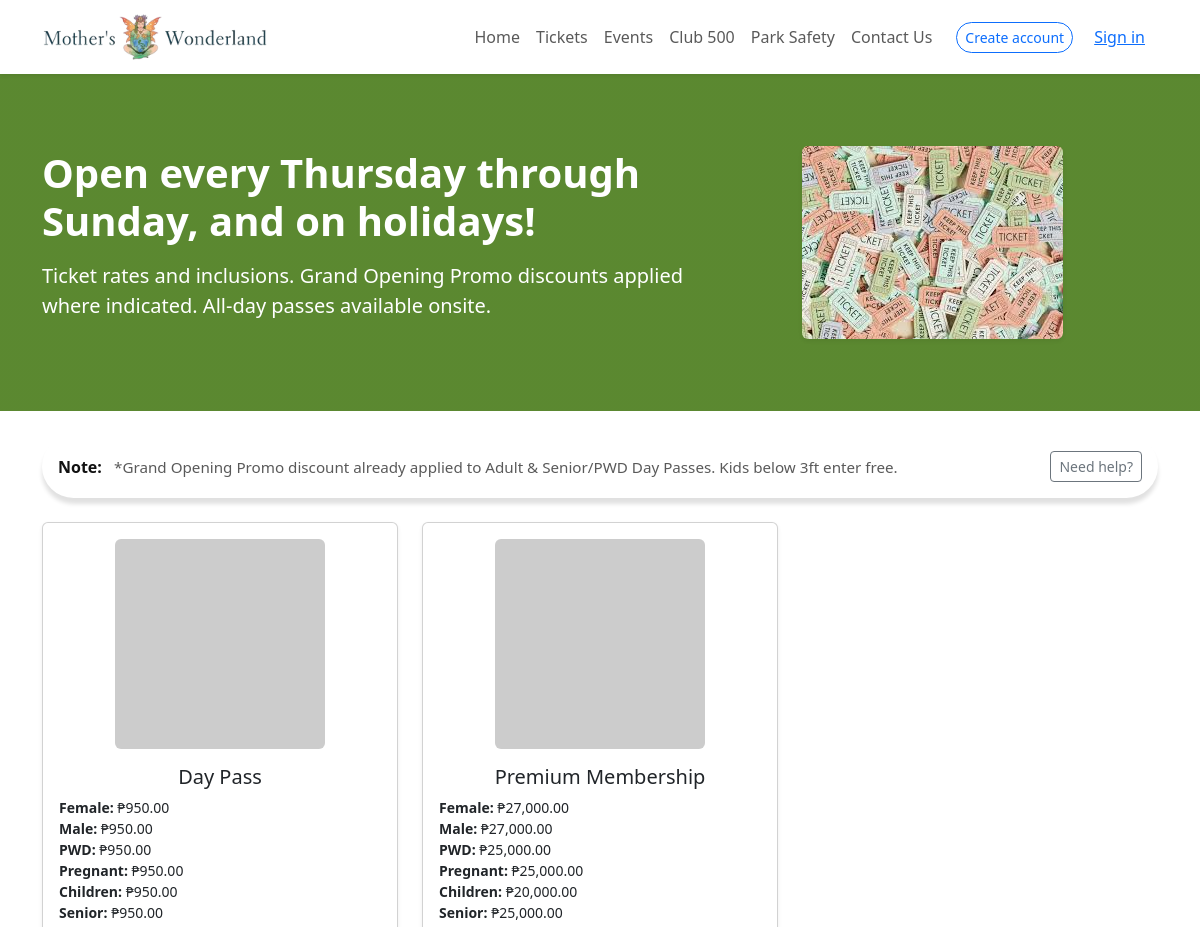
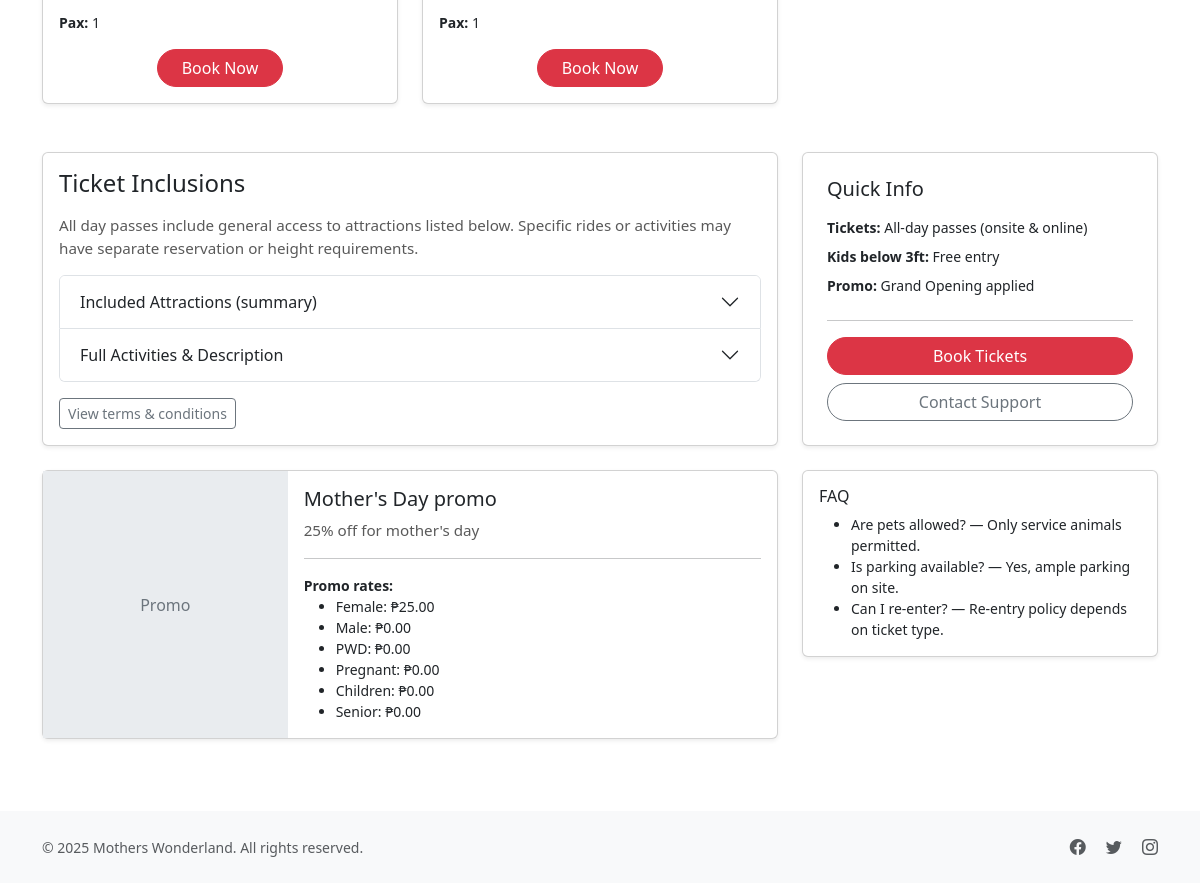
The app's page /rates.php with its own data (2 pictures, top to bottom).
### tables this page shows
CREATE TABLE `subscriptions` (
  `id` int(11) NOT NULL,
  `name` varchar(100) NOT NULL,
  `description` text DEFAULT NULL,
  `price` varchar(255) NOT NULL,
  `pax` int(11) DEFAULT 1,
  `capacity` int(11) NOT NULL DEFAULT 0,
  `type` varchar(50) DEFAULT NULL,
  `created_at` timestamp NOT NULL DEFAULT current_timestamp(),
  `updated_at` timestamp NOT NULL DEFAULT current_timestamp() ON UPDATE current_timestamp()
);

CREATE TABLE `news` (
  `id` int(11) NOT NULL,
  `name` varchar(150) NOT NULL,
  `type` int(11) NOT NULL DEFAULT 0,
  `photo` varchar(255) DEFAULT NULL,
  `description` text DEFAULT NULL,
  `start_date` date DEFAULT NULL,
  `end_date` date DEFAULT NULL,
  `featured` tinyint(1) DEFAULT 0,
  `discount` varchar(255) DEFAULT NULL,
  `created_at` timestamp NOT NULL DEFAULT current_timestamp(),
  `updated_at` timestamp NOT NULL DEFAULT current_timestamp() ON UPDATE current_timestamp()
);

### database/function.php (called while the page is built, shortened)
<?php
require_once dirname(__DIR__) . '/database/db.php';
class DBFunctions
{
    private $conn;
    public function __construct()
    {
        $database = new Database();
        $this->conn = $database->connect();
    }
    public function custom($table, $columns = "*", $conditions = [], $customCondition = "")
    {
        try {
            $sql = "SELECT $columns FROM $table";
            if ($customCondition) {
                $sql .= empty($conditions) ? " WHERE $customCondition" : " AND $customCondition";
            }
            $stmt = $this->conn->prepare($sql);
            $stmt->execute();
            return ['status' => 'success', 'data' => $stmt->fetchAll(PDO::FETCH_ASSOC)];
        } catch (PDOException $e) {
            error_log('Database error: ' . $e->getMessage());
            return ['status' => 'error', 'message' => 'Database error: ' . $e->getMessage()];
        }
    }
}

### database/db.php (called while the page is built, shortened)
<?php
class Database
{
    private $host = 'localhost';
    private $db_name = 'u467106394_wondago';
    private $username = 'u467106394_wondago';
    private $password = 'EZjQ9oHo8:b';
    public function connect()
    {
        $this->conn = null;
        try {
            $this->conn = new PDO("mysql:host=" . $this->host . ";dbname=" . $this->db_name, $this->username, $this->password);
            $this->conn->setAttribute(PDO::ATTR_ERRMODE, PDO::ERRMODE_EXCEPTION);
        } catch (PDOException $e) {
            echo "Connection error: " . $e->getMessage();
        }
        return $this->conn;
    }
}
?>

### rates.php (the view, shortened to what this page needs)
<!doctype html>
<html lang="en">
<head>
  <link href="https://cdn.jsdelivr.net/npm/bootstrap@5.3.2/dist/css/bootstrap.min.css" rel="stylesheet">
  <link href="https://cdn.jsdelivr.net/npm/bootstrap-icons@1.11.4/font/bootstrap-icons.css" rel="stylesheet">
</head>
<body>
<?php include 'topbar-user.php'; ?>
<?php
require_once __DIR__ . '/database/function.php';
$db = new DBFunctions();
$subsRes = $db->custom('subscriptions', '*', [], "type IS NULL OR type <> '1' ORDER BY id ASC");
$subscriptions = [];
if ($subsRes['status'] === 'success') {
    $subscriptions = $subsRes['data'];
}
?>
<section class="hero py-5">
  <div class="container py-4">
    <div class="row align-items-center">
      <div class="col-lg-7 text-lg-start text-center">
        <h1 class="display-6 fw-bold">Open every Thursday through Sunday, and on holidays!</h1>
        <p class="lead mt-3">Ticket rates and inclusions. Grand Opening Promo discounts applied where indicated. All-day passes available onsite.</p>
      </div>
      <div class="col-lg-5 text-center mt-4 mt-lg-0">
        <img src="assets/images/ticket.jpg" alt="Tickets" class="img-fluid rounded shadow-sm">
      </div>
    </div>
  </div>
</section>
<section class="container my-4">
  <div class="row">
    <div class="col">
      <div class="rounded-pill-shadow bg-white p-3 d-flex align-items-center justify-content-between">
        <div>
          <strong class="me-2">Note:</strong>
          <span class="muted-sm">*Grand Opening Promo discount already applied to Adult & Senior/PWD Day Passes. Kids below 3ft enter free.</span>
        </div>
        <div>
          <a href="contact.php" class="btn btn-outline-secondary btn-sm">Need help?</a>
        </div>
      </div>
    </div>
  </div>
</section>
<?php
function parse_price_string($price) {
    $out = [];
    foreach (explode(',', $price) as $part) {
        $p = explode(':', $part, 2);
        if (count($p) === 2) $out[trim($p[0])] = trim($p[1]);
    }
    return $out;
}
$promoRes = $db->custom('news', '*', [], "featured = 1 ORDER BY created_at DESC LIMIT 1");
$promo = null;
$promoDiscount = [];
if ($promoRes['status'] === 'success' && !empty($promoRes['data'][0])) {
    $promo = $promoRes['data'][0];
    if (!empty($promo['discount'])) {
        $promoDiscount = parse_price_string($promo['discount']);
    }
}
?>
<section id="rates" class="container mb-5">
  <div class="row g-4">
    <?php if (empty($subscriptions)): ?>
      <div class="col-12">
        <div class="alert alert-warning">No rate information available.</div>
      </div>
    <?php else: ?>
      <?php foreach ($subscriptions as $sub):
          $priceObj = parse_price_string($sub['price'] ?? '');
          $next = 'subscribe.php?subscription_id=' . urlencode($sub['id']);
          $loginHref = 'login.php?next=' . urlencode($next);
      ?>
        <div class="col-lg-4">
          <div class="card h-100 shadow-sm">
            <div class="card-body text-center d-flex flex-column">
              <div class="mb-3">
                <img src="<?= !empty($sub['image']) ?
   'assets/images/subscriptions/' . htmlspecialchars($sub['image']) :
   'https://placehold.co/210x210' ?>" alt="<?=htmlspecialchars($sub['name'])?>" class="img-fluid rounded">
              </div>
              <h5 class="card-title"><?=htmlspecialchars($sub['name'])?></h5>
              <?php if (!empty($priceObj)): ?>
                <ul class="list-unstyled small text-start mb-3">
                  <?php foreach ($priceObj as $label => $amt): ?>
                    <li><strong><?=htmlspecialchars($label)?>:</strong>
                      <?= is_numeric($amt) ? '₱' . number_format((float)$amt, 2) : htmlspecialchars($amt) ?>
                    </li>
                  <?php endforeach; ?>
                </ul>
              <?php else: ?>
                <div class="mb-3 text-success">Contact for pricing</div>
              <?php endif; ?>
              <ul class="list-unstyled text-start small mb-3">
                <li><strong>Pax:</strong> <?=htmlspecialchars($sub['pax'] ?? '1')?></li>
              </ul>
              <div class="mt-auto">
                <a href="<?=htmlspecialchars($loginHref)?>" class="btn btn-danger rounded-pill px-4">Book Now</a>
              </div>
            </div>
          </div>
        </div>
      <?php endforeach; ?>
    <?php endif; ?>
  </div>
</section>
<section id="inclusions" class="container mb-5">
  <div class="row">
    <div class="col-lg-8">
      <div class="card shadow-sm mb-4">
        <div class="card-body">
          <h4 class="mb-3">Ticket Inclusions</h4>
          <p class="muted-sm">All day passes include general access to attractions listed below. Specific rides or activities may have separate reservation or height requirements.</p>
          <div class="accordion" id="inclusionsAccord">
            <div class="accordion-item">
              <h2 class="accordion-header" id="headingOne">
                <button class="accordion-button collapsed" type="button" data-bs-toggle="collapse" data-bs-target="#collapseOne">
                  Included Attractions (summary)
                </button>
              </h2>
            </div>
            <div class="accordion-item">
              <h2 class="accordion-header" id="headingTwo">
                <button class="accordion-button collapsed" type="button" data-bs-toggle="collapse" data-bs-target="#collapseTwo">
                  Full Activities & Description
                </button>
              </h2>
            </div>
          </div>
          <div class="mt-3">
            <a href="terms.php" class="btn btn-outline-secondary btn-sm">View terms & conditions</a>
          </div>
        </div>
      </div>
      <div class="card shadow-sm mb-4">
        <div class="row g-0">
          <div class="col-md-4">
            <div class="card-img-placeholder h-100">Promo</div>
          </div>
          <div class="col-md-8">
            <div class="card-body">
              <h5 class="card-title">
                <?= $promo ? htmlspecialchars($promo['name']) : 'Grand Opening Promo' ?>
              </h5>
              <p class="muted-sm mb-0">
                <?= $promo ? nl2br(htmlspecialchars($promo['description'] ?? 'Promo discounts are already applied to Adult & Senior/PWD Day Passes. Promo cannot be combined with other discounts.')) : 'Promo discounts are already applied to Adult & Senior/PWD Day Passes. Promo cannot be combined with other discounts.' ?>
              </p>
              <?php if (!empty($promoDiscount)): ?>
                <hr>
                <div class="small mt-2">
                  <strong>Promo rates:</strong>
                  <ul class="mb-0">
                    <?php foreach ($promoDiscount as $label => $amt): ?>
                      <li><?=htmlspecialchars($label)?>: <?= is_numeric($amt) ? '₱' . number_format((float)$amt, 2) : htmlspecialchars($amt) ?></li>
                    <?php endforeach; ?>
                  </ul>
                </div>
              <?php endif; ?>
            </div>
          </div>
        </div>
      </div>
    </div>
    <aside class="col-lg-4">
      <div class="card shadow-sm mb-4 p-4">
        <h5 class="mb-3">Quick Info</h5>
        <p class="small mb-2"><strong>Tickets:</strong> All-day passes (onsite & online)</p>
        <p class="small mb-2"><strong>Kids below 3ft:</strong> Free entry</p>
        <p class="small mb-2"><strong>Promo:</strong> Grand Opening applied</p>
        <hr>
        <a href="subscribe.php" class="btn btn-danger w-100 rounded-pill mb-2">Book Tickets</a>
        <a href="contact.php" class="btn btn-outline-secondary w-100 rounded-pill">Contact Support</a>
      </div>
      <div class="card shadow-sm p-3">
        <h6 class="mb-2">FAQ</h6>
        <ul class="small mb-0">
          <li>Are pets allowed? — Only service animals permitted.</li>
          <li>Is parking available? — Yes, ample parking on site.</li>
          <li>Can I re-enter? — Re-entry policy depends on ticket type.</li>
        </ul>
      </div>
    </aside>
  </div>
</section>
<footer class="py-4">
  <div class="container">
    <div class="row align-items-center">
      <div class="col-md-6 text-center text-md-start mb-3 mb-md-0">
        <small class="text-muted">&copy; <?=date('Y')?> Mothers Wonderland. All rights reserved.</small>
      </div>
      <div class="col-md-6 text-center text-md-end">
        <a href="#" class="text-muted me-3"><i class="bi bi-facebook"></i></a>
        <a href="#" class="text-muted me-3"><i class="bi bi-twitter"></i></a>
        <a href="#" class="text-muted"><i class="bi bi-instagram"></i></a>
      </div>
    </div>
  </div>
</footer>
</body>
</html>

### topbar-user.php (shortened to what this page needs)
<?php
$user = $_SESSION['user'] ?? null;
?>
<nav class="navbar navbar-expand-lg navbar-light bg-white shadow-sm">
  <div class="container">
    <a class="navbar-brand d-flex align-items-center" href="index.php">
      <img src="assets/images/logo.png" alt="Logo" height="48" class="me-2">
    </a>
    <div class="collapse navbar-collapse" id="navMain">
      <ul class="navbar-nav ms-auto mb-2 mb-lg-0 align-items-lg-center">
        <li class="nav-item"><a class="nav-link" href="index.php">Home</a></li>
        <li class="nav-item"><a class="nav-link" href="rates.php">Tickets</a></li>
        <li class="nav-item"><a class="nav-link" href="events-list.php">Events</a></li>
        <li class="nav-item"><a class="nav-link" href="club.php">Club 500</a></li>
        <li class="nav-item"><a class="nav-link" href="parking.php">Park Safety</a></li>
        <li class="nav-item"><a class="nav-link" href="contact.php">Contact Us</a></li>
        <?php if ($user): ?>
          <li class="nav-item dropdown ms-3">
            <a class="nav-link dropdown-toggle" href="#" id="userMenu" role="button" data-bs-toggle="dropdown" aria-expanded="false">
              <?= esc($user['name'] ?? $user['email'] ?? 'User') ?>
            </a>
            <ul class="dropdown-menu dropdown-menu-end" aria-labelledby="userMenu">
              <?php if (isset($user['type']) && $user['type'] == 1): ?>
                <li><a class="dropdown-item" href="dashboard.php">Admin Dashboard</a></li>
              <?php else: ?>
                <li><a class="dropdown-item" href="calendar.php">My Calendar</a></li>
              <?php endif; ?>
              <li><a class="dropdown-item" href="profile.php">Profile</a></li>
              <li><hr class="dropdown-divider"></li>
              <li><a class="dropdown-item text-danger" href="<?= esc($_SERVER['PHP_SELF']) ?>?logout=1">Sign out</a></li>
            </ul>
          </li>
        <?php else: ?>
          <li class="nav-item ms-lg-3">
            <a href="pages-register.php" class="btn btn-outline-primary btn-sm rounded-pill">Create account</a>
          </li>
          <li class="nav-item ms-2">
            <a href="login.php" class="btn btn-link text-primary">Sign in</a>
          </li>
        <?php endif; ?>
      </ul>
    </div>
  </div>
</nav>

### rates.php (style rules this page uses)
:root { --brand:#0B9FCF; --accent:#A8FC59; }
body { background:#fff; color:#111; -webkit-font-smoothing:antialiased; -moz-osx-font-smoothing:grayscale; }
.hero { background: linear-gradient(0deg, rgba(0,0,0,0.46), rgba(0,0,0,0.46)), var(--accent); color:#fff; }
.card-img-placeholder { background:#e9ecef; height:200px; display:flex; align-items:center; justify-content:center; color:#6c757d; }
.rounded-pill-shadow { border-radius:9999px; box-shadow:0 6px 4px rgba(0,0,0,0.12); }
footer { background:#f8f9fa; }
.muted-sm { color: rgba(0,0,0,0.65); font-size:0.95rem; }

### records on screen
subscriptions: name "Day Pass", label "Female", price "950.00", label "Male", label "PWD", label "Pregnant", label "Children", label "Senior", pax "1"
subscriptions: name "Premium Membership", label "Female", price "27,000.00", label "Male", label "PWD", price "25,000.00", label "Pregnant", label "Children", price "20,000.00", label "Senior", pax "1"
news: name "Mother's Day promo", description "25% off for mother's day", discount "25.00", discount "0.00"

### other values on screen
$label "Female"
$label "Male"
$label "PWD"
$label "Pregnant"
$label "Children"
$label "Senior"
